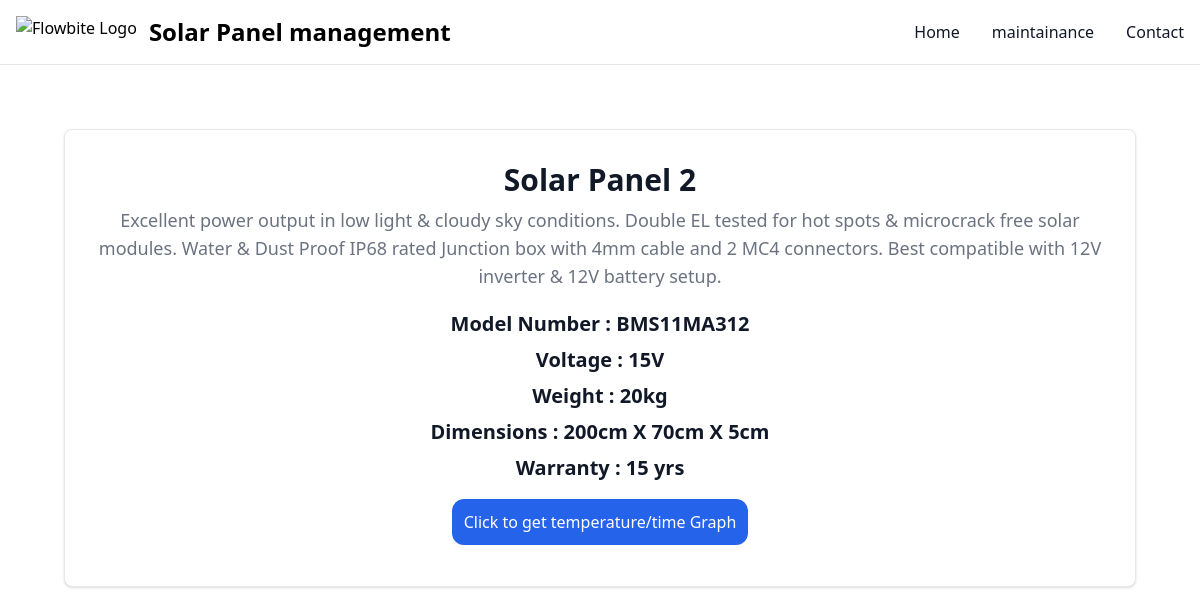
/description/2, run on the app's committed database.
### app/models.py (models this page shows, shortened)
class SolarPanel(models.Model):
    name = models.CharField(max_length=100)
    description = models.CharField(max_length=500)
    model_number = models.CharField(max_length=20)
    nominal_voltage = models.PositiveIntegerField()
    product_weight =  models.PositiveIntegerField()
    dimensions_l =models.PositiveIntegerField()
    dimensions_b =models.PositiveIntegerField()
    dimensions_w =models.PositiveIntegerField()
    warranty = models.PositiveIntegerField()
    status=models.CharField(choices=status,max_length=10,default='Inactive')

### app/views.py (the view)
# urls.py: path('description/<int:id>', views.description, name='description'),
def description(request,id):
    product= SolarPanel.objects.get(id=id)
    return render(request,"description.html",{'product':product})

### app/templates/description.html
{% extends 'base.html' %}
{% block content%}
<hr>
<div class="flex justify-center m-16">
    <div class="w-full p-4 text-center bg-white border border-gray-200 rounded-lg shadow sm:p-8 dark:bg-gray-800 dark:border-gray-700">
        <h5 class="mb-2 text-3xl font-bold text-gray-900 dark:text-white">Solar Panel {{product.name}}</h5>
        <p class="mb-5 text-base text-gray-500 sm:text-lg dark:text-gray-400">{{product.description}}</p>
        <p class="mb-2 text-xl font-bold text-gray-900 dark:text-white">Model Number : {{product.model_number}}</p>
        <p class="mb-2 text-xl font-bold text-gray-900 dark:text-white">Voltage : {{product.nominal_voltage}}V</p>
        <p class="mb-2 text-xl font-bold text-gray-900 dark:text-white">Weight : {{product.product_weight}}kg</p>
        <p class="mb-2 text-xl font-bold text-gray-900 dark:text-white">Dimensions : {{product.dimensions_l}}cm X {{product.dimensions_b}}cm X {{product.dimensions_w}}cm</p>
        <p class="mb-2 text-xl font-bold text-gray-900 dark:text-white">Warranty : {{product.warranty}} yrs</p>
        <div class="p-5 ">
            <a href="{% url 'chart_disp' %}" class="text-white p-3 bg-blue-600 hover:bg-blue-700 rounded-xl">Click to get temperature/time Graph</a>
        </div>
    </div>
</div>
{% endblock %}

### data on the page
SolarPanel: name "2", description "Excellent power output in low light & cloudy sky conditions. Double EL tested for hot spots & microcrack free solar modules. Water & Dust Proof IP68 rated Junction box with 4mm cable and 2 MC4 connectors. Best compatible with 12V inverter & 12V battery setup.", model_number "BMS11MA312", nominal_voltage "15", product_weight "20", dimensions_l "200", dimensions_b "70", dimensions_w "5", warranty "15"
